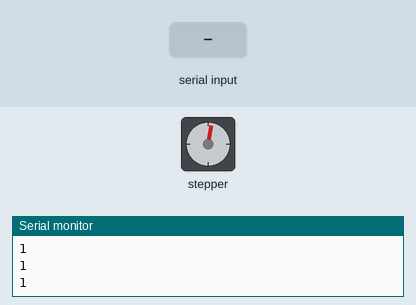
This sketch was run on a simulated ESP32. On the bench: stepper motor, the last lines printed to the serial monitor. The inputs (shaded band) are chosen by the test bench. Nothing arrives over Bluetooth unless stated; stepper angles assume 2038 steps per turn.

Above: at 1.9 s.
2.0 s: "90,45\n" received over the second serial link
At 5.06 s:
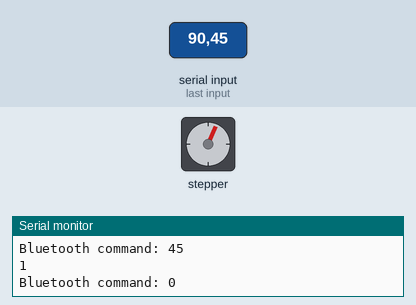
5.2 s: "30,150\n" received over the second serial link
At 8.74 s:
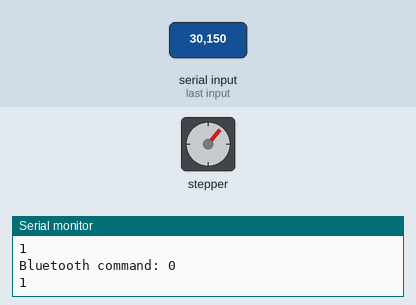
Timing chart, 0 to 27.0 s (numbered marks = the images above; inputs shaded):
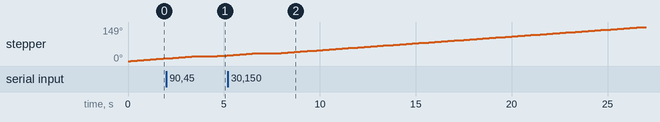

The sketch:

BTrazanj.ino
```cpp
#include "BluetoothSerial.h"
#include <Stepper.h>
const int stepsPerRevolution = 2038;

#define IN1 19
#define IN2 18
#define IN3 5
#define IN4 21

Stepper myStepper(stepsPerRevolution, IN1, IN3, IN2, IN4);

#if !defined(CONFIG_BT_ENABLED) || !defined(CONFIG_BLUEDROID_ENABLED)
#error Bluetooth is not enabled! Please run `make menuconfig` to and enable it
#endif

BluetoothSerial SerialBT;

void setup() {
  Serial.begin(115200);
  SerialBT.begin("ESP32test"); //Bluetooth device name
  Serial.println("The device started, now you can pair it with bluetooth!");
}

void loop() {

  /*
    ConnectionToBluetooth();
    long terminalRead;
    terminalRead = FromCharToInt();
  */
  int n;
  if (SerialBT.available()) {
    n = getBTcommand() ;
  }
  else{
    n=1;
  }
  if (n >= 1 && n <= 16) {
    myStepper.setSpeed(n);
    myStepper.step(stepsPerRevolution / 100);
    Serial.println(n);
  }
  else {
    n = 1;
    myStepper.setSpeed(n);
    myStepper.step(stepsPerRevolution / 100);
    Serial.println(n);
  }
}


int getBTcommand() {
  int commandBT = SerialBT.parseInt();
  Serial.print("Bluetooth command: ");
  Serial.println(commandBT);
  return commandBT;
}


/*
  void ConnectionToBluetooth(){
  if (Serial.available()) {
    SerialBT.write(Serial.read());
  }
  if (SerialBT.available()) {
    Serial.write(SerialBT.read());
  }
  }

  long FromCharToInt(){
  char buffer[50];
  long dataIn;
    while(Serial.available()>0){
      dataIn=Serial.parseInt();
      sprintf(buffer,"Uneseni broj je: %l ",dataIn);
      Serial.println("\n %c ",buffer);
    }
    return dataIn ;
  }
*/
```
